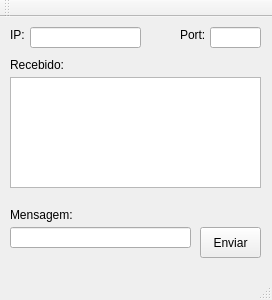
<?xml version="1.0" encoding="UTF-8"?>
<ui version="4.0">
 <class>MainWindow</class>
 <widget class="QMainWindow" name="MainWindow">
  <property name="geometry">
   <rect>
    <x>0</x>
    <y>0</y>
    <width>272</width>
    <height>300</height>
   </rect>
  </property>
  <property name="windowTitle">
   <string>MainWindow</string>
  </property>
  <widget class="QWidget" name="centralWidget">
   <widget class="QLineEdit" name="ipField">
    <property name="geometry">
     <rect>
      <x>30</x>
      <y>10</y>
      <width>111</width>
      <height>21</height>
     </rect>
    </property>
   </widget>
   <widget class="QLineEdit" name="portField">
    <property name="geometry">
     <rect>
      <x>210</x>
      <y>10</y>
      <width>51</width>
      <height>21</height>
     </rect>
    </property>
   </widget>
   <widget class="QLabel" name="ipLbl">
    <property name="geometry">
     <rect>
      <x>10</x>
      <y>10</y>
      <width>60</width>
      <height>16</height>
     </rect>
    </property>
    <property name="text">
     <string>IP:</string>
    </property>
   </widget>
   <widget class="QLabel" name="portLbl">
    <property name="geometry">
     <rect>
      <x>180</x>
      <y>10</y>
      <width>60</width>
      <height>16</height>
     </rect>
    </property>
    <property name="text">
     <string>Port:</string>
    </property>
   </widget>
   <widget class="QTextEdit" name="recebidoField">
    <property name="geometry">
     <rect>
      <x>10</x>
      <y>60</y>
      <width>251</width>
      <height>111</height>
     </rect>
    </property>
   </widget>
   <widget class="QLabel" name="recebidoLbl">
    <property name="geometry">
     <rect>
      <x>10</x>
      <y>40</y>
      <width>71</width>
      <height>16</height>
     </rect>
    </property>
    <property name="text">
     <string>Recebido:</string>
    </property>
   </widget>
   <widget class="QLineEdit" name="mensagemField">
    <property name="geometry">
     <rect>
      <x>10</x>
      <y>210</y>
      <width>181</width>
      <height>21</height>
     </rect>
    </property>
   </widget>
   <widget class="QPushButton" name="pushButton">
    <property name="geometry">
     <rect>
      <x>200</x>
      <y>210</y>
      <width>61</width>
      <height>31</height>
     </rect>
    </property>
    <property name="text">
     <string>Enviar</string>
    </property>
   </widget>
   <widget class="QLabel" name="mensagemLbl">
    <property name="geometry">
     <rect>
      <x>10</x>
      <y>190</y>
      <width>91</width>
      <height>16</height>
     </rect>
    </property>
    <property name="text">
     <string>Mensagem:</string>
    </property>
   </widget>
  </widget>
  <widget class="QMenuBar" name="menuBar">
   <property name="geometry">
    <rect>
     <x>0</x>
     <y>0</y>
     <width>272</width>
     <height>22</height>
    </rect>
   </property>
  </widget>
  <widget class="QToolBar" name="mainToolBar">
   <attribute name="toolBarArea">
    <enum>TopToolBarArea</enum>
   </attribute>
   <attribute name="toolBarBreak">
    <bool>false</bool>
   </attribute>
  </widget>
  <widget class="QStatusBar" name="statusBar"/>
 </widget>
 <layoutdefault spacing="6" margin="11"/>
 <resources/>
 <connections/>
</ui>
